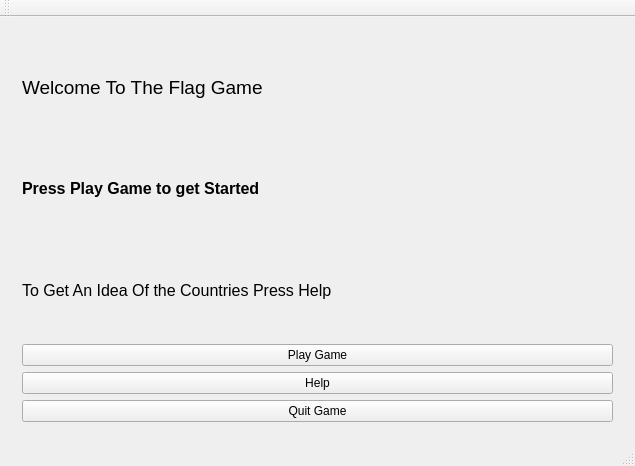
<?xml version="1.0" encoding="UTF-8"?>
<ui version="4.0">
 <class>MainWindow</class>
 <widget class="QMainWindow" name="MainWindow">
  <property name="geometry">
   <rect>
    <x>0</x>
    <y>0</y>
    <width>635</width>
    <height>466</height>
   </rect>
  </property>
  <property name="windowTitle">
   <string>Nations</string>
  </property>
  <widget class="QWidget" name="centralWidget">
   <layout class="QHBoxLayout" name="horizontalLayout">
    <item>
     <widget class="QWidget" name="mainWidget" native="true">
      <layout class="QVBoxLayout" name="verticalLayout">
       <item>
        <widget class="QLabel" name="welcomeLabel">
         <property name="enabled">
          <bool>true</bool>
         </property>
         <property name="font">
          <font>
           <pointsize>14</pointsize>
          </font>
         </property>
         <property name="text">
          <string>Welcome To The Flag Game </string>
         </property>
        </widget>
       </item>
       <item>
        <widget class="QLabel" name="label_2">
         <property name="font">
          <font>
           <pointsize>12</pointsize>
           <weight>75</weight>
           <bold>true</bold>
          </font>
         </property>
         <property name="text">
          <string>Press Play Game to get Started</string>
         </property>
        </widget>
       </item>
       <item>
        <widget class="QLabel" name="label">
         <property name="font">
          <font>
           <pointsize>12</pointsize>
          </font>
         </property>
         <property name="text">
          <string>To Get An Idea Of the Countries Press Help</string>
         </property>
        </widget>
       </item>
       <item>
        <widget class="QPushButton" name="Play">
         <property name="text">
          <string>Play Game</string>
         </property>
        </widget>
       </item>
       <item>
        <widget class="QPushButton" name="Help">
         <property name="text">
          <string>Help</string>
         </property>
        </widget>
       </item>
       <item>
        <widget class="QPushButton" name="Quit">
         <property name="text">
          <string>Quit Game</string>
         </property>
        </widget>
       </item>
      </layout>
     </widget>
    </item>
   </layout>
  </widget>
  <widget class="QMenuBar" name="menuBar">
   <property name="geometry">
    <rect>
     <x>0</x>
     <y>0</y>
     <width>635</width>
     <height>21</height>
    </rect>
   </property>
  </widget>
  <widget class="QToolBar" name="mainToolBar">
   <attribute name="toolBarArea">
    <enum>TopToolBarArea</enum>
   </attribute>
   <attribute name="toolBarBreak">
    <bool>false</bool>
   </attribute>
  </widget>
  <widget class="QStatusBar" name="statusBar"/>
 </widget>
 <layoutdefault spacing="6" margin="11"/>
 <resources/>
 <connections>
  <connection>
   <sender>Quit</sender>
   <signal>clicked()</signal>
   <receiver>MainWindow</receiver>
   <slot>close()</slot>
   <hints>
    <hint type="sourcelabel">
     <x>280</x>
     <y>343</y>
    </hint>
    <hint type="destinationlabel">
     <x>317</x>
     <y>232</y>
    </hint>
   </hints>
  </connection>
  <connection>
   <sender>Help</sender>
   <signal>clicked()</signal>
   <receiver>MainWindow</receiver>
   <slot>close()</slot>
   <hints>
    <hint type="sourcelabel">
     <x>280</x>
     <y>178</y>
    </hint>
    <hint type="destinationlabel">
     <x>317</x>
     <y>232</y>
    </hint>
   </hints>
  </connection>
  <connection>
   <sender>Play</sender>
   <signal>clicked()</signal>
   <receiver>MainWindow</receiver>
   <slot>close()</slot>
   <hints>
    <hint type="sourcelabel">
     <x>317</x>
     <y>387</y>
    </hint>
    <hint type="destinationlabel">
     <x>317</x>
     <y>232</y>
    </hint>
   </hints>
  </connection>
 </connections>
</ui>
